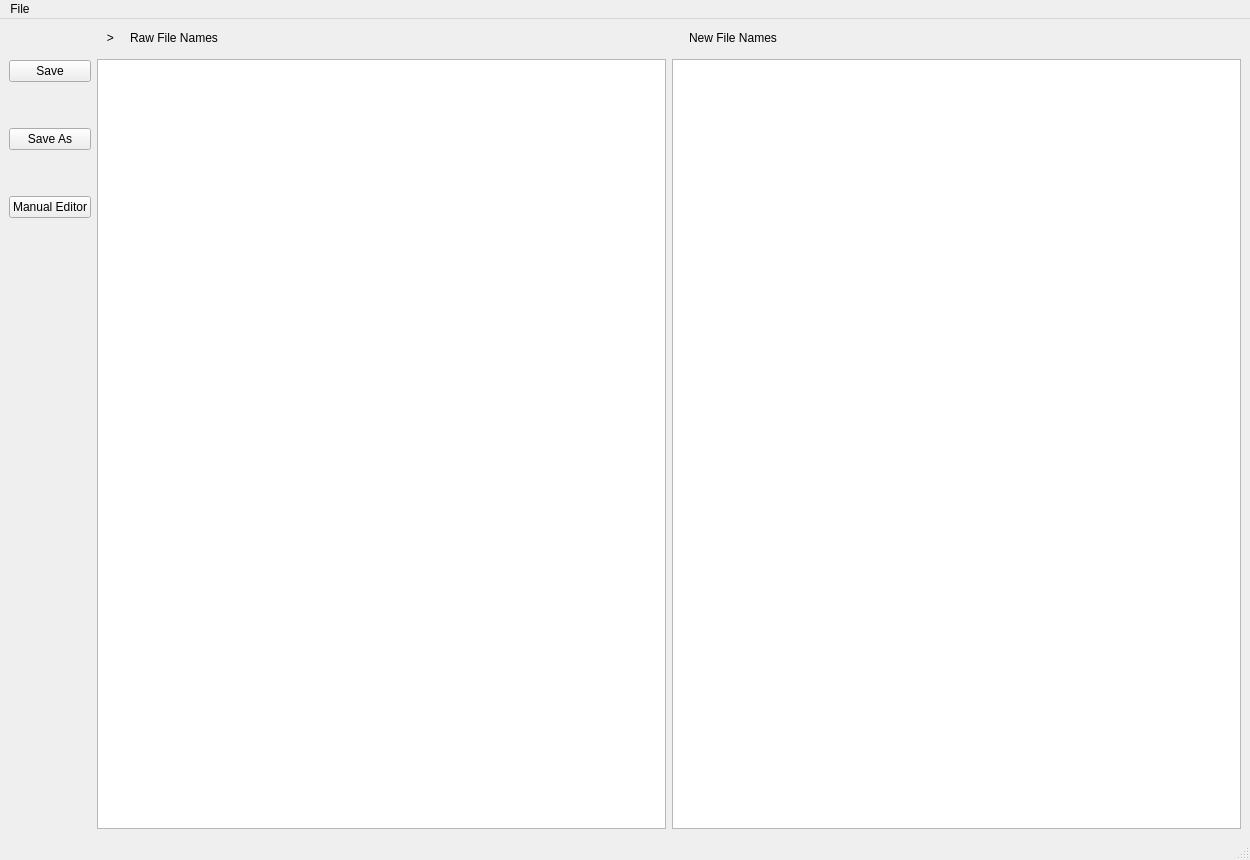
<?xml version="1.0" encoding="UTF-8"?>
<ui version="4.0">
 <class>MainWindow</class>
 <widget class="QMainWindow" name="MainWindow">
  <property name="geometry">
   <rect>
    <x>0</x>
    <y>0</y>
    <width>1250</width>
    <height>860</height>
   </rect>
  </property>
  <property name="windowTitle">
   <string>Jam Creator</string>
  </property>
  <widget class="QWidget" name="centralwidget">
   <layout class="QHBoxLayout" name="horizontalLayout">
    <item>
     <layout class="QVBoxLayout" name="verticalLayout_3">
      <item>
       <spacer name="verticalSpacer_5">
        <property name="orientation">
         <enum>Qt::Vertical</enum>
        </property>
        <property name="sizeType">
         <enum>QSizePolicy::Minimum</enum>
        </property>
        <property name="sizeHint" stdset="0">
         <size>
          <width>20</width>
          <height>32</height>
         </size>
        </property>
       </spacer>
      </item>
      <item>
       <widget class="QPushButton" name="saveButton">
        <property name="styleSheet">
         <string notr="true"/>
        </property>
        <property name="text">
         <string>Save</string>
        </property>
        <property name="flat">
         <bool>false</bool>
        </property>
       </widget>
      </item>
      <item>
       <spacer name="verticalSpacer_4">
        <property name="orientation">
         <enum>Qt::Vertical</enum>
        </property>
        <property name="sizeType">
         <enum>QSizePolicy::Minimum</enum>
        </property>
        <property name="sizeHint" stdset="0">
         <size>
          <width>20</width>
          <height>40</height>
         </size>
        </property>
       </spacer>
      </item>
      <item>
       <widget class="QPushButton" name="saveAsButton">
        <property name="styleSheet">
         <string notr="true"/>
        </property>
        <property name="text">
         <string>Save As</string>
        </property>
        <property name="flat">
         <bool>false</bool>
        </property>
       </widget>
      </item>
      <item>
       <spacer name="verticalSpacer_3">
        <property name="orientation">
         <enum>Qt::Vertical</enum>
        </property>
        <property name="sizeType">
         <enum>QSizePolicy::Minimum</enum>
        </property>
        <property name="sizeHint" stdset="0">
         <size>
          <width>20</width>
          <height>40</height>
         </size>
        </property>
       </spacer>
      </item>
      <item>
       <widget class="QPushButton" name="manualButton">
        <property name="styleSheet">
         <string notr="true"/>
        </property>
        <property name="text">
         <string>Manual Editor</string>
        </property>
        <property name="flat">
         <bool>false</bool>
        </property>
       </widget>
      </item>
      <item>
       <spacer name="verticalSpacer_2">
        <property name="orientation">
         <enum>Qt::Vertical</enum>
        </property>
        <property name="sizeType">
         <enum>QSizePolicy::Expanding</enum>
        </property>
        <property name="sizeHint" stdset="0">
         <size>
          <width>20</width>
          <height>100</height>
         </size>
        </property>
       </spacer>
      </item>
     </layout>
    </item>
    <item>
     <layout class="QVBoxLayout" name="verticalLayout">
      <item>
       <layout class="QHBoxLayout" name="descriptorLayout">
        <item>
         <widget class="QLabel" name="label_3">
          <property name="sizePolicy">
           <sizepolicy hsizetype="Fixed" vsizetype="Preferred">
            <horstretch>0</horstretch>
            <verstretch>0</verstretch>
           </sizepolicy>
          </property>
          <property name="text">
           <string>   &gt;</string>
          </property>
         </widget>
        </item>
        <item>
         <spacer name="horizontalSpacer">
          <property name="orientation">
           <enum>Qt::Horizontal</enum>
          </property>
          <property name="sizeType">
           <enum>QSizePolicy::Fixed</enum>
          </property>
          <property name="sizeHint" stdset="0">
           <size>
            <width>10</width>
            <height>20</height>
           </size>
          </property>
         </spacer>
        </item>
        <item>
         <widget class="QLabel" name="label_2">
          <property name="text">
           <string>Raw File Names</string>
          </property>
         </widget>
        </item>
        <item>
         <widget class="QLabel" name="label">
          <property name="text">
           <string>New File Names</string>
          </property>
         </widget>
        </item>
       </layout>
      </item>
      <item>
       <spacer name="verticalSpacer">
        <property name="orientation">
         <enum>Qt::Vertical</enum>
        </property>
        <property name="sizeType">
         <enum>QSizePolicy::Maximum</enum>
        </property>
        <property name="sizeHint" stdset="0">
         <size>
          <width>20</width>
          <height>5</height>
         </size>
        </property>
       </spacer>
      </item>
      <item>
       <layout class="QHBoxLayout" name="fileNameLayout">
        <item>
         <widget class="QListWidget" name="unformattedNames"/>
        </item>
        <item>
         <widget class="QListWidget" name="formattedNames"/>
        </item>
       </layout>
      </item>
     </layout>
    </item>
   </layout>
  </widget>
  <widget class="QMenuBar" name="menubar">
   <property name="geometry">
    <rect>
     <x>0</x>
     <y>0</y>
     <width>1250</width>
     <height>24</height>
    </rect>
   </property>
   <widget class="QMenu" name="menuFile">
    <property name="title">
     <string>File</string>
    </property>
    <addaction name="actionOpen_Folder"/>
    <addaction name="actionRefresh"/>
   </widget>
   <addaction name="menuFile"/>
  </widget>
  <widget class="QStatusBar" name="statusbar"/>
  <action name="actionOpen_Folder">
   <property name="text">
    <string>Open Folder</string>
   </property>
   <property name="toolTip">
    <string>Open Folder With Music Files Inside</string>
   </property>
  </action>
  <action name="actionRefresh">
   <property name="text">
    <string>Refresh</string>
   </property>
  </action>
 </widget>
 <resources/>
 <connections/>
</ui>
